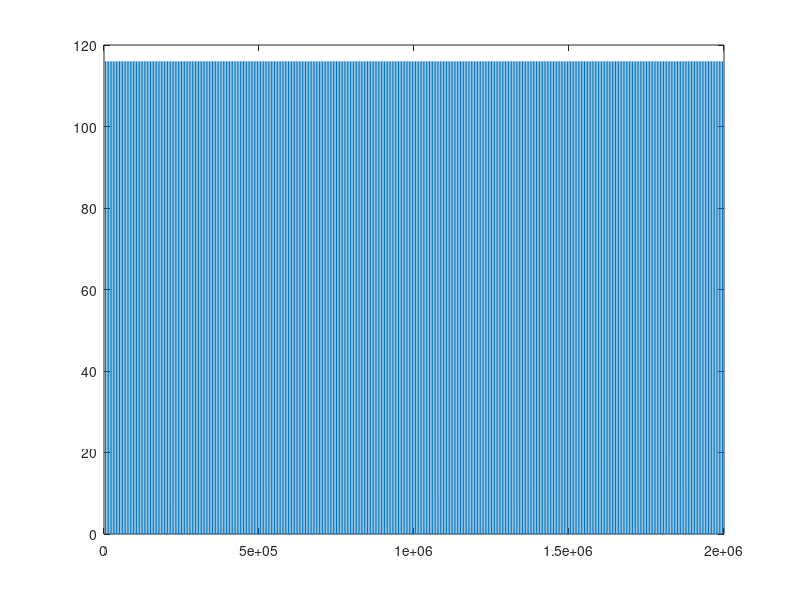

Write MATLAB code to recreate this figure. (Note: this script raises an error after producing the figure.)
%% Xintrinsic Stimulation:
% Somatosensory: Air Puff Nozzle Sweep

% close all;
clearvars;
global stm sys
stm.SR =                    100e3;

%% Synthesize the air puff seq

%% 2 nozzles: P0.5: stimulating, P0.2: masking
stm.Som.HardwareTrigger =       0;          % default
stm.Som.TrialTime =             20;
stm.Som.TrialPreStimTime =      0;
stm.Som.TrialStimTime =         20;
% stm.Som.TrialStimChanNum =      8;
% stm.Som.TrialPuffSeqTime =      2.5;
% 
% % stm.Som.TrialStimChanBitSeq =   [2 2 2 6 2 2 2 2];
% % stm.Som.TrialStimChanBitSeq =   [5 5 5 6 6 5 5 5];
% % stm.Som.TrialStimChanBitSeq =   0*stm.Som.TrialStimChanBitSeq;
% % stm.Som.TrialStimChanBitSeq =   [4 4 0 0 0 0 4 4];
% stm.Som.TrialStimChanBitSeq =   [4 4 5 5 5 5 4 4];
% stm.Som.TrialStimChanNormSeq =   [64 64 36 36 36 36 64 64];


% stm.Som.TrialStimChanNum =      8;
% stm.Som.TrialPuffSeqTime =      2.5;
% stm.Som.TrialStimChanBitSeq =   [2 2 2 6 2 2 2 2];
% stm.Som.TrialStimChanBitSeq =   [5 5 5 6 6 5 5 5];
% stm.Som.TrialStimChanBitSeq =   0*stm.Som.TrialStimChanBitSeq;
% stm.Som.TrialStimChanBitSeq =   [4 4 0 0 0 0 4 4];
% stm.Som.TrialStimChanBitSeq =   [0 0 0 0];

% stm.Som.TrialStimChanNormSeq =  [62 1 1 64 64 1 1 62];
% stm.Som.TrialStimChanNormSeq =  [64 64 64 1 1 64 64 64];    % Orofacial

% stm.Som.TrialStimChanNormSeq =  [64 0 0  1 1 0  0 64];        % 1-port orofacial vs 1-port masking


% stm.Som.TrialStimChanNum =      20;
% stm.Som.TrialPuffSeqTime =      1;
% stm.Som.TrialStimChanNormSeq =  [64 zeros(1,8), 1, 1, zeros(1,8), 64];	% Orofacial@1(mid) & masking@1(end)
% stm.Som.TrialStimChanNormSeq =  [   zeros(1,9), 1, 1, zeros(1,9)    ];	% Orofacial@1(mid) & no masking
% stm.Som.TrialStimChanNormSeq =  [   zeros(1,7), 62, 62, zeros(1,11)    ];	% Hand@7(mid) & no masking
% stm.Som.TrialStimChanNormSeq =  [   zeros(1,7), [62 62 0 0 1 1] zeros(1,7)    ];	% Hand@7 + Orofacial@1 & no masking
% stm.Som.TrialStimChanNormSeq =  [   120*ones(1,5), [0 0 0 0 6 6 0 0 0 0] 120*ones(1,5)];	% Hand@4 + masking@4

% % stm.Som.TrialStimChanNormSeq =  [64 64 0 1 0 0 62 0 64 64];        % Orofacial & Hand
% stm.Som.TrialStimChanNormSeq =  [zeros(1, 9), [64 64], zeros(1, 9)];        % Hand & Orofacial

% stm.Som.TrialStimChanNum =      10;
% stm.Som.TrialPuffSeqTime =      2;
% % stm.Som.TrialStimChanNormSeq =  [ 120 0 0 0 6 6 0 0 0 120];	% Hand@4c + masking@4c
% % stm.Som.TrialStimChanNormSeq =  [ 120 0 0 0 6 0 0 0 120 120];	% Hand@4c + masking@4c
% stm.Som.TrialStimChanNormSeq =  [ 120 0 6 0 0 1 0 0 120 120];	% Hand@4c + oro@1c + masking@4c

% stm.Som.TrialStimChanNum =      10;
% stm.Som.TrialPuffSeqTime =      2;
% stm.Som.TrialStimChanNormSeq =  [ 120 0 0 0 6 6 0 0 0 120];	% Hand@4c + masking@4c
% stm.Som.TrialStimChanNormSeq =  [ 120 0 0 0 6 0 0 0 120 120];	% Hand@4c + masking@4c
% stm.Som.TrialStimChanNormSeq =  (1)*ones(1, 10);	%
% stm.Som.TrialStimChanNormSeq =  (116)*ones(1, 10);	%
% stm.Som.HardwareTrigger =       1;


%% 7 nozzles
% % stm.Som.TrialPreStimTime =      2.5;
% % stm.Som.TrialStimTime =         15.0;
% stm.Som.TrialPreStimTime =      2.3;
% stm.Som.TrialStimTime =         15.4;
% stm.Som.TrialStimChanNum =      7;
% stm.Som.TrialPuffSeqTime =      2.2;
% % stm.Som.TrialStimChanBitSeq =   [0 1 2 3 4 5 6];
% stm.Som.TrialStimChanBitSeq =   [5 4 6 0 2 1 3];

%% 5 nozzles
% stm.Som.TrialPreStimTime =      2.5;
% stm.Som.TrialStimTime =         15;
% stm.Som.TrialStimChanNum =      5;
% stm.Som.TrialStimChanBitSeq =   [5 4 6 0 2];

%% 4 nozzles
% stm.Som.TrialPreStimTime =      3;
% stm.Som.TrialStimTime =         14;
% stm.Som.TrialStimChanNum =      2;
% stm.Som.TrialStimChanNormSeq =   [2^5 2^0+2^3+2^4];


stm.Som.TrialStimChanNum =      10;
stm.Som.TrialPuffSeqTime =      2;
stm.Som.TrialStimChanNormSeq =  (116)*ones(1, 10);	%

stm.Som.TrialPuffFreq =         10;
stm.Som.TrialPuffDutyCycle =	0.5;


stm.Som.SmplNumTrialPreStim =	round(stm.SR*stm.Som.TrialPreStimTime); 
stm.Som.PuffNum =               	  stm.Som.TrialPuffSeqTime*stm.Som.TrialPuffFreq;
stm.Som.SmplNumPuffOn =         round(stm.SR/stm.Som.TrialPuffFreq*   stm.Som.TrialPuffDutyCycle);
stm.Som.SmplNumPuffOff =        round(stm.SR/stm.Som.TrialPuffFreq*(1-stm.Som.TrialPuffDutyCycle));
stm.Som.SmplNumPostPuff =       round(stm.SR*(stm.Som.TrialStimTime/stm.Som.TrialStimChanNum - stm.Som.TrialPuffSeqTime));
stm.Som.SmplNumTrialPostStim =	round(stm.SR* (stm.Som.TrialTime-stm.Som.TrialPreStimTime-stm.Som.TrialStimTime) );

        stm.Som.seq =           zeros(stm.Som.SmplNumTrialPreStim,1);
for i = 1:stm.Som.TrialStimChanNum
    
%     stm.Som.CurrentBit =        stm.Som.TrialStimChanBitSeq(i);
%     stm.Som.CurrentBitNorm =    2^stm.Som.CurrentBit;
    stm.Som.CurrentBitNorm =    stm.Som.TrialStimChanNormSeq(i);
    for j = 1:stm.Som.PuffNum
        stm.Som.seq = [stm.Som.seq; ones( stm.Som.SmplNumPuffOn,1)*stm.Som.CurrentBitNorm];
        stm.Som.seq = [stm.Som.seq; zeros(stm.Som.SmplNumPuffOff,1)];
    end
        stm.Som.seq = [stm.Som.seq; zeros(stm.Som.SmplNumPostPuff,1)];
end
        stm.Som.seq = [stm.Som.seq; zeros(stm.Som.SmplNumTrialPostStim,1)];

%% Finalize the DO Sequence
if length(stm.Som.seq)~= stm.SR*stm.Som.TrialTime
    errordlg('length not right');
    return
end
plot(stm.Som.seq);
stm.Som.seq = uint32(stm.Som.seq);

%% Setup NI-DAQ
sys.taskName = 'Air Puff Nozzle Multiple';
import dabs.ni.daqmx.*
sys.NIDAQ.TaskDO = Task(sys.taskName);
sys.NIDAQ.TaskDO.createDOChan(...
    'Intrinsic_PCIe6323',     'port0/line0:7');
sys.NIDAQ.TaskDO.cfgSampClkTiming(...
	stm.SR,     'DAQmx_Val_ContSamps',	stm.Som.TrialTime*stm.SR);
if stm.Som.HardwareTrigger 
sys.NIDAQ.TaskDO.cfgDigEdgeStartTrig(... 
	'RTSI6',	'DAQmx_Val_Rising');
end
sys.NIDAQ.TaskDO.writeDigitalData(      stm.Som.seq);
sys.NIDAQ.TaskDO.start();

%% Play until cancelled
disp('ready to be ended!');
pause;
sys.NIDAQ.TaskDO.abort();
sys.NIDAQ.TaskDO.writeDigitalData(uint32(0));
sys.NIDAQ.TaskDO.delete;
% Reset
    sys.NIDAQ.TaskDO = Task(sys.taskName);
    sys.NIDAQ.TaskDO.createDOChan(...
        'Intrinsic_PCIe6323',     'port0/line0:7');
    sys.NIDAQ.TaskDO.cfgSampClkTiming(...
        stm.SR,     'DAQmx_Val_ContSamps',	stm.Som.TrialTime*stm.SR);
    sys.NIDAQ.TaskDO.writeDigitalData(      uint32(stm.Som.seq*0));
    sys.NIDAQ.TaskDO.start();
    pause(1);
    sys.NIDAQ.TaskDO.abort();
    sys.NIDAQ.TaskDO.delete;
